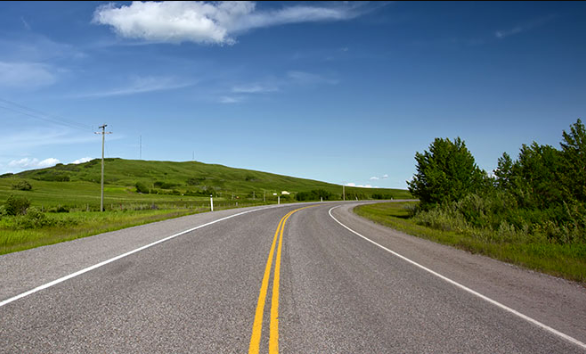
#> input picture ImageProcessing/highway.png, 586 x 354 px
$ python threshold.py
#> lines starting #> are read from the running program, lines starting #| are printed output that depends on the picture; after the words box and inside, x2 and y2 are one past the last pixel; in counts of white or black regions, pixels touching at a corner belong together
# /usr/bin/python3
import numpy as np
import cv2


# utility function to display image
def imshow(filename, image):
	cv2.imshow(filename,image)
	cv2.waitKey(0)
	cv2.destroyAllWindows()


img = cv2.imread('highway.png')
#> img is the input picture: shape (354, 586, 3); mean B, G, R 131.1, 125.4, 109.4

img_hsv = cv2.cvtColor(img, cv2.COLOR_BGR2HSV)
#> img_hsv: shape (354, 586, 3); mean H, S, V 60, 106.1, 149.3

sensitivity = 15
lower_green = np.array([15 - sensitivity,10,50])
upper_green = np.array([15 + sensitivity,105,170])

# Threshold the HSV image to get only grey colors
mask = cv2.inRange(img_hsv, lower_green, upper_green)
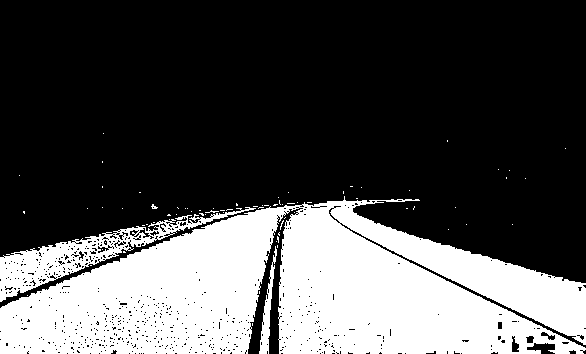
#> mask: shape (354, 586); 31% white; 75 white regions (72 under 20 px), largest, box (x1, y1, x2, y2) and area: (0, 196, 586, 354) 58815, (0, 207, 256, 302) 4681, (259, 246, 277, 354) 589

imshow('image', img)
imshow('mask', mask)

$ run again, with ImageProcessing/aquaman.png copied over ImageProcessing/highway.png
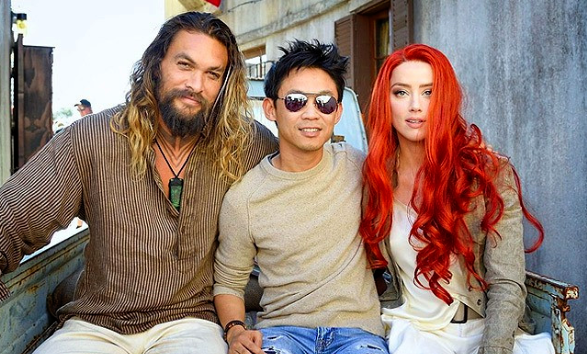
#> input picture ImageProcessing/aquaman.png, 587 x 354 px
#> img is the input picture: shape (354, 587, 3); mean B, G, R 116.3, 125.7, 146.7
#> img_hsv: shape (354, 587, 3); mean H, S, V 45.8, 90.3, 156.1
#> `mask = cv2.inRange(img_hsv, lower_green, upper_green)`:
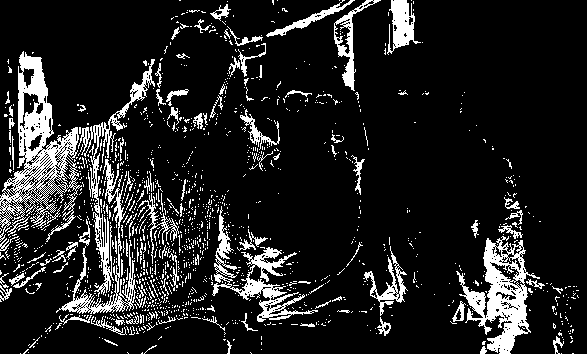
#> mask: shape (354, 587); 13.3% white; 1388 white regions (1282 under 20 px), largest, box (x1, y1, x2, y2) and area: (0, 51, 82, 242) 5240, (456, 236, 540, 354) 3658, (212, 206, 318, 322) 2346

$ run again, with ImageProcessing/eliz_olsen.jpg saved as ImageProcessing/highway.png
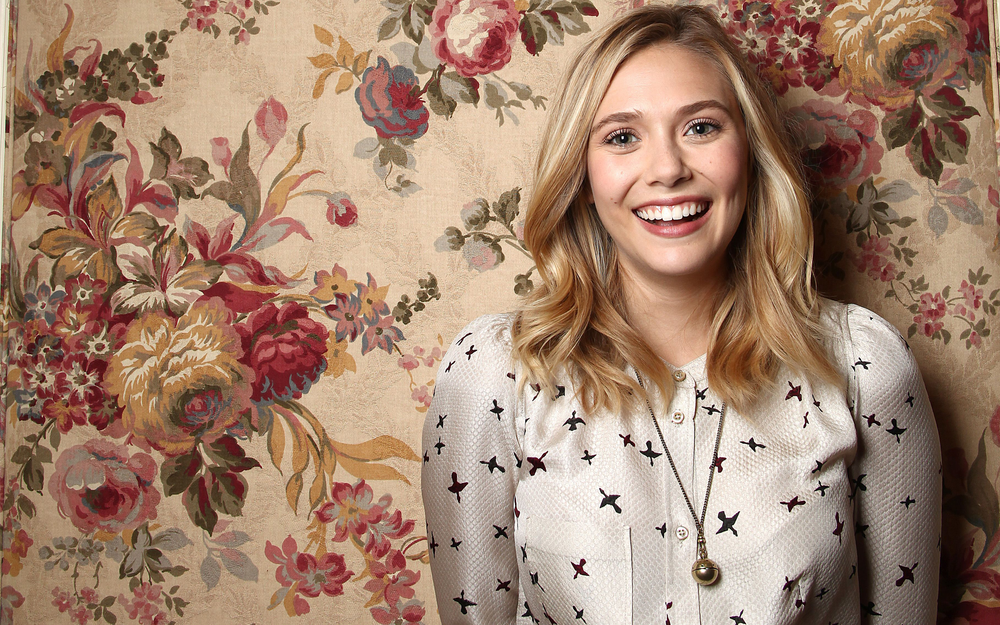
#> input picture ImageProcessing/eliz_olsen.jpg, 1000 x 625 px, shrunk from 2880 x 1800 before the run
#> img is the input picture: shape (625, 1000, 3); mean B, G, R 110.3, 131, 162.4
#> img_hsv: shape (625, 1000, 3); mean H, S, V 20.4, 92.9, 162.4
#> `mask = cv2.inRange(img_hsv, lower_green, upper_green)`:
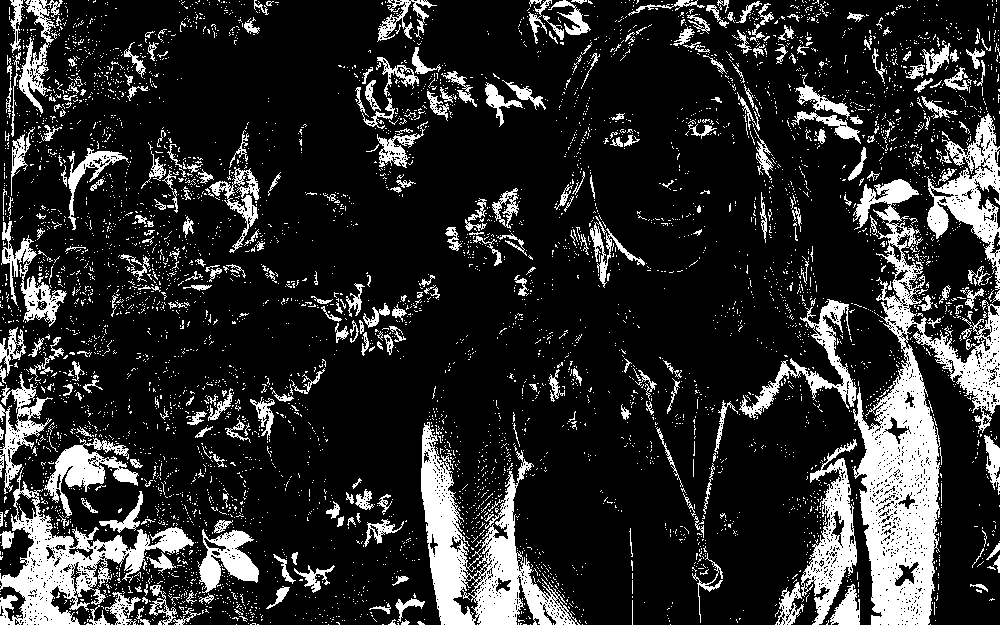
#> mask: shape (625, 1000); 17.5% white; 5411 white regions (5075 under 20 px), largest, box (x1, y1, x2, y2) and area: (853, 179, 1000, 625) 21981, (421, 422, 580, 625) 10925, (0, 467, 194, 625) 8347
